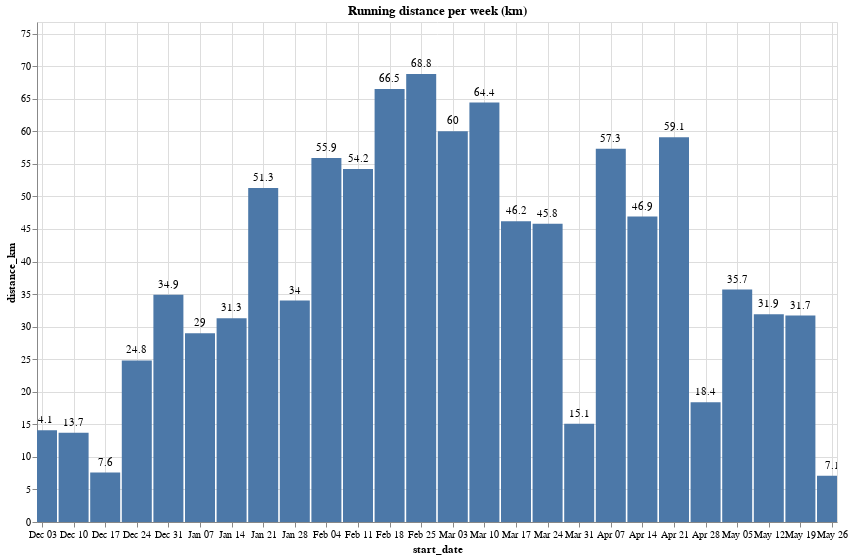

The cell this chart's notebook holds for it:
### Code cell
chart = (
    alt.Chart(weekly_data.reset_index())
    .mark_bar(size=30)
    .encode(
        x="start_date:T",
        y=alt.Y("distance_km:Q", scale=alt.Scale(domain=[0, upper_limit])),
        tooltip=["start_date", "distance_km"],
    )
)


text_labels = (
    alt.Chart(weekly_data.reset_index())
    .mark_text(dy=-10, color="black")
    .encode(
        x="start_date:T",
        y=alt.Y("distance_km:Q", scale=alt.Scale(domain=[0, upper_limit])),
        text="distance_km:Q",
    )
)

(chart + text_labels).properties(
    width=800, height=500, title="Running distance per week (km)"
).interactive().show()

### Figure 1 — Vega-Lite specification as saved in the notebook (floating-point values rounded to 4 significant figures)
{"config": {"view": {"continuousWidth": 300, "continuousHeight": 300}}, "layer": [{"data": {"name": "data-7d17eeec1571ae5766678c4887c9e646"}, "mark": {"type": "bar", "size": 30}, "encoding": {"tooltip": [{"field": "start_date", "type": "temporal"}, {"field": "distance_km", "type": "quantitative"}], "x": {"field": "start_date", "type": "temporal"}, "y": {"field": "distance_km", "scale": {"domain": [0, 76.78]}, "type": "quantitative"}}, "name": "view_1"}, {"data": {"name": "data-7d17eeec1571ae5766678c4887c9e646"}, "mark": {"type": "text", "color": "black", "dy": -10}, "encoding": {"text": {"field": "distance_km", "type": "quantitative"}, "x": {"field": "start_date", "type": "temporal"}, "y": {"field": "distance_km", "scale": {"domain": [0, 76.78]}, "type": "quantitative"}}}], "height": 500, "params": [{"name": "param_1", "select": {"type": "interval", "encodings": ["x", "y"]}, "bind": "scales", "views": ["view_1"]}], "title": "Running distance per week (km)", "width": 800, "$schema": "https://vega.github.io/schema/vega-lite/v5.17.0.json", "datasets": {"data-7d17eeec1571ae5766678c4887c9e646": [{"start_date": "2023-12-03T00:00:00+00:00", "distance_meters": 14150.0, "time_seconds": 5264.0, "distance_km": 14.1}, {"start_date": "2023-12-10T00:00:00+00:00", "distance_meters": 13710.0, "time_seconds": 4601.0, "distance_km": 13.7}, {"start_date": "2023-12-17T00:00:00+00:00", "distance_meters": 7630.0, "time_seconds": 2553.0, "distance_km": 7.6}, {"start_date": "2023-12-24T00:00:00+00:00", "distance_meters": 24850.0, "time_seconds": 8495.0, "distance_km": 24.8}, {"start_date": "2023-12-31T00:00:00+00:00", "distance_meters": 34900.0, "time_seconds": 11850.0, "distance_km": 34.9}, {"start_date": "2024-01-07T00:00:00+00:00", "distance_meters": 29040.0, "time_seconds": 10580.0, "distance_km": 29.0}, {"start_date": "2024-01-14T00:00:00+00:00", "distance_meters": 31290.0, "time_seconds": 10400.0, "distance_km": 31.3}, {"start_date": "2024-01-21T00:00:00+00:00", "distance_meters": 51330.0, "time_seconds": 16700.0, "distance_km": 51.3}, {"start_date": "2024-01-28T00:00:00+00:00", "distance_meters": 33960.0, "time_seconds": 11370.0, "distance_km": 34.0}, {"start_date": "2024-02-04T00:00:00+00:00", "distance_meters": 55940.0, "time_seconds": 17740.0, "distance_km": 55.9}, {"start_date": "2024-02-11T00:00:00+00:00", "distance_meters": 54180.0, "time_seconds": 17610.0, "distance_km": 54.2}, {"start_date": "2024-02-18T00:00:00+00:00", "distance_meters": 66540.0, "time_seconds": 21100.0, "distance_km": 66.5}, {"start_date": "2024-02-25T00:00:00+00:00", "distance_meters": 68760.0, "time_seconds": 22220.0, "distance_km": 68.8}, {"start_date": "2024-03-03T00:00:00+00:00", "distance_meters": 60000.0, "time_seconds": 18480.0, "distance_km": 60.0}, {"start_date": "2024-03-10T00:00:00+00:00", "distance_meters": 64370.0, "time_seconds": 20200.0, "distance_km": 64.4}, {"start_date": "2024-03-17T00:00:00+00:00", "distance_meters": 46180.0, "time_seconds": 14680.0, "distance_km": 46.2}, {"start_date": "2024-03-24T00:00:00+00:00", "distance_meters": 45790.0, "time_seconds": 14910.0, "distance_km": 45.8}, {"start_date": "2024-03-31T00:00:00+00:00", "distance_meters": 15070.0, "time_seconds": 5071.0, "distance_km": 15.1}, {"start_date": "2024-04-07T00:00:00+00:00", "distance_meters": 57270.0, "time_seconds": 18860.0, "distance_km": 57.3}, {"start_date": "2024-04-14T00:00:00+00:00", "distance_meters": 46870.0, "time_seconds": 14810.0, "distance_km": 46.9}, {"start_date": "2024-04-21T00:00:00+00:00", "distance_meters": 59100.0, "time_seconds": 18340.0, "distance_km": 59.1}, {"start_date": "2024-04-28T00:00:00+00:00", "distance_meters": 18420.0, "time_seconds": 6487.0, "distance_km": 18.4}, {"start_date": "2024-05-05T00:00:00+00:00", "distance_meters": 35710.0, "time_seconds": 12830.0, "distance_km": 35.7}, {"start_date": "2024-05-12T00:00:00+00:00", "distance_meters": 31920.0, "time_seconds": 10640.0, "distance_km": 31.9}, {"start_date": "2024-05-19T00:00:00+00:00", "distance_meters": 31670.0, "time_seconds": 10080.0, "distance_km": 31.7}, {"start_date": "2024-05-26T00:00:00+00:00", "distance_meters": 7104.0, "time_seconds": 2620.0, "distance_km": 7.1}]}}
